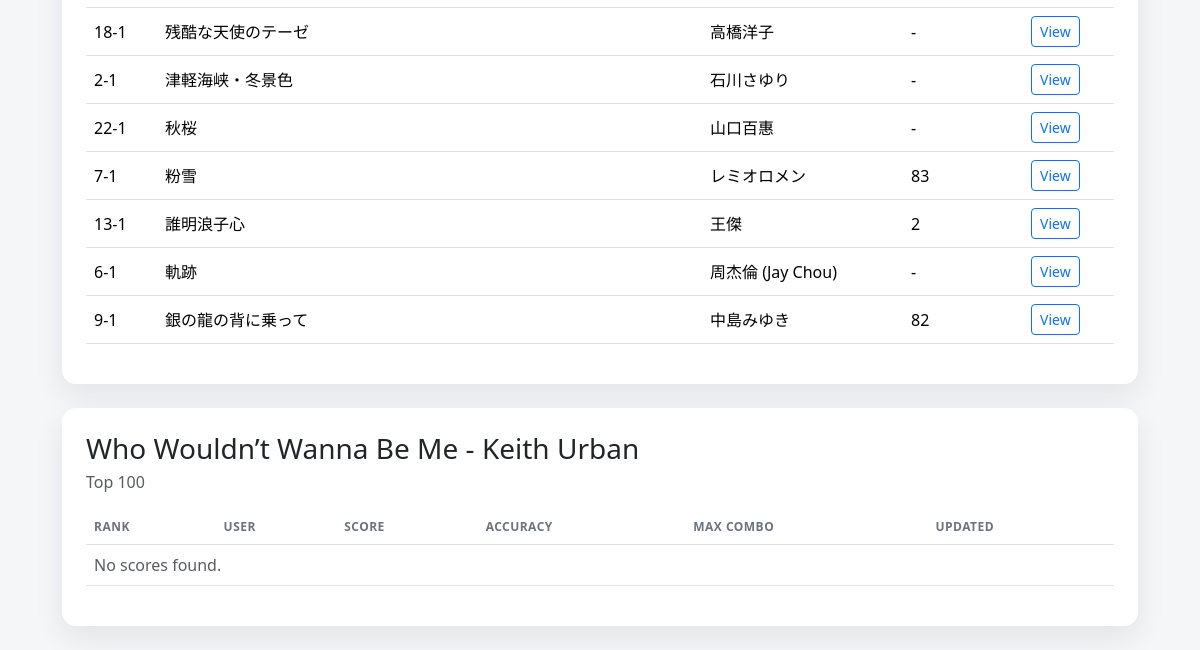
The page /ui/leaderboard/?song=25-1 (signed in, lower part) on the database as committed earlier.
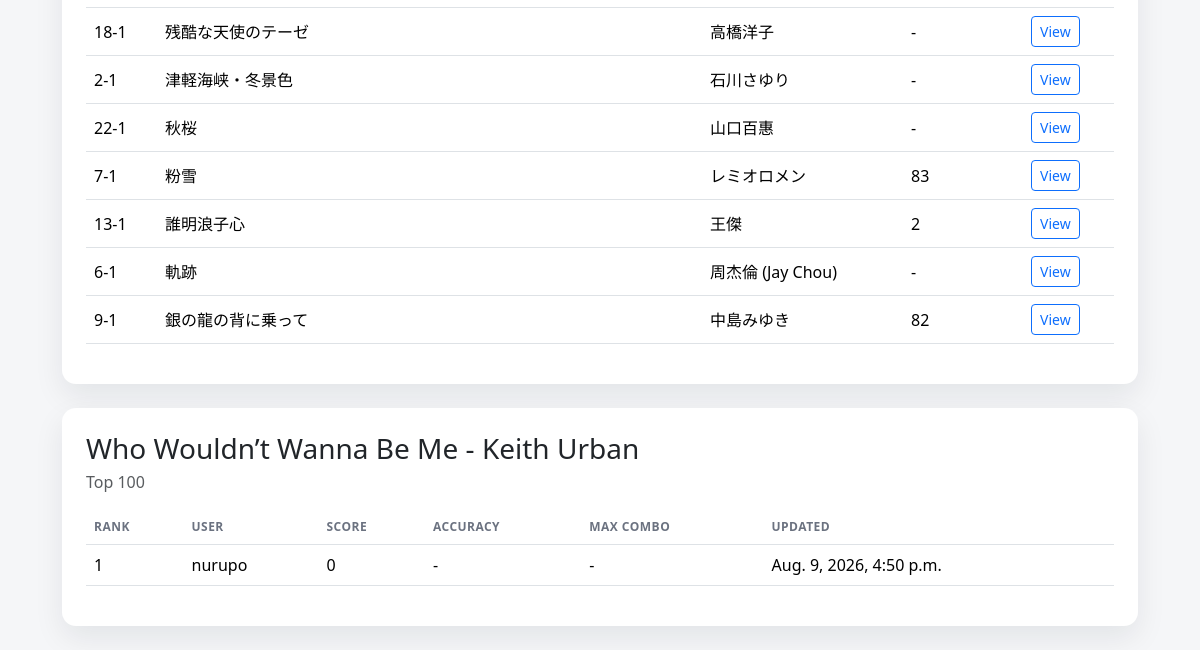
The same page on the database as committed later.
### songs/models.py (models this page shows, shortened)
class Song(models.Model):
    code = models.CharField(max_length=32, unique=True, blank=True)
    title = models.CharField(max_length=255)
    artist = models.CharField(max_length=255, blank=True)
    artist_no = models.PositiveIntegerField(null=True, blank=True)
    song_no = models.PositiveIntegerField(null=True, blank=True)
    language = models.CharField(max_length=32, blank=True, default='jp')
    duration_seconds = models.PositiveIntegerField(null=True, blank=True)
    bpm = models.PositiveIntegerField(null=True, blank=True)
    key = models.CharField(max_length=16, blank=True)
    tags = models.ManyToManyField(Tag, blank=True, related_name='songs')
    midi_file = models.FileField(upload_to=midi_upload_path, blank=True, null=True)
    lrc_file = models.FileField(upload_to=lrc_upload_path, blank=True, null=True)
    cover_image = models.ImageField(upload_to='songs/cover/', blank=True, null=True)
    lrc_offset = models.IntegerField(default=0)
    is_published = models.BooleanField(default=True)
    created_at = models.DateTimeField(auto_now_add=True)
    updated_at = models.DateTimeField(auto_now=True)

### scores/models.py (models this page shows, shortened)
class Score(models.Model):
    user = models.ForeignKey(settings.AUTH_USER_MODEL, on_delete=models.CASCADE, related_name='scores')
    song = models.ForeignKey(Song, on_delete=models.CASCADE, related_name='scores')
    score = models.PositiveIntegerField()
    accuracy = models.DecimalField(max_digits=5, decimal_places=2, null=True, blank=True)
    max_combo = models.PositiveIntegerField(null=True, blank=True)
    play_mode = models.CharField(max_length=32, blank=True)
    difficulty = models.CharField(max_length=32, blank=True)
    version = models.CharField(max_length=32, blank=True)
    created_at = models.DateTimeField(auto_now_add=True)
    updated_at = models.DateTimeField(auto_now=True)
    class Meta:
        indexes = [
            models.Index(fields=['song', '-score', '-updated_at']),
            models.Index(fields=['user', 'song', '-created_at']),
        ]

### songs/views_ui.py (the view)
@login_required
def leaderboard_list(request):
    song_code = (request.GET.get('song') or '').strip()
    songs = (
        Song.objects
        .order_by('title')
        .annotate(top_score=Max('scores__score'))
    )
    selected_song = None
    scores = []
    if song_code:
        selected_song = Song.objects.filter(code=song_code).first()
        if selected_song:
            qs = (
                Score.objects.filter(song=selected_song)
                .select_related('user')
                .order_by('-score', '-accuracy', '-max_combo', '-created_at')
            )
            seen = set()
            scores = []
            for score in qs:
                if score.user_id in seen:
                    continue
                seen.add(score.user_id)
                scores.append(score)
                if len(scores) >= 100:
                    break
    return render(
        request,
        'scores/leaderboard_list.html',
        {
            'songs': songs,
            'selected_song': selected_song,
            'scores': scores,
            'song_code': song_code,
        },
    )

### templates/scores/leaderboard_list.html (shortened to what this page needs)
{% extends "base.html" %}
{% block content %}
  <div class="card p-4 mb-4">
    <div class="table-responsive">
      <table class="table align-middle">
        <tbody>
          {% for song in songs %}
            <tr>
              <td>{{ song.code }}</td>
              <td>{{ song.title }}</td>
              <td>{{ song.artist }}</td>
              <td>{{ song.top_score|default:"-" }}</td>
              <td>
                <a class="btn btn-sm btn-outline-primary" href="?song={{ song.code }}">View</a>
              </td>
            </tr>
          {% empty %}
            <tr>
              <td colspan="5" class="text-muted">No songs found.</td>
            </tr>
          {% endfor %}
        </tbody>
      </table>
    </div>
  </div>
  {% if selected_song %}
    <div class="card p-4">
      <div class="d-flex flex-wrap gap-3 justify-content-between align-items-center mb-3">
        <div>
          <h3 class="mb-1">{{ selected_song.title }} - {{ selected_song.artist }}</h3>
          <div class="text-muted">Top 100</div>
        </div>
      </div>
      <div class="table-responsive">
        <table class="table align-middle">
          <thead>
            <tr>
              <th>Rank</th>
              <th>User</th>
              <th>Score</th>
              <th>Accuracy</th>
              <th>Max Combo</th>
              <th>Updated</th>
            </tr>
          </thead>
          <tbody>
            {% for score in scores %}
              <tr>
                <td>{{ forloop.counter }}</td>
                <td>{{ score.user.username }}</td>
                <td>{{ score.score }}</td>
                <td>{{ score.accuracy|default:"-" }}</td>
                <td>{{ score.max_combo|default:"-" }}</td>
                <td>{{ score.updated_at }}</td>
              </tr>
            {% empty %}
              <tr>
                <td colspan="6" class="text-muted">No scores found.</td>
              </tr>
            {% endfor %}
          </tbody>
        </table>
      </div>
    </div>
  {% endif %}
{% endblock %}

Rows that differ between the two databases and show on the page:
added Score: user.username "nurupo", score "0", accuracy "-", max_combo "-", updated_at "Aug. 9, 2026, 4:50 p.m."
Other text that changed with them:
text no longer shown: "No scores found."
